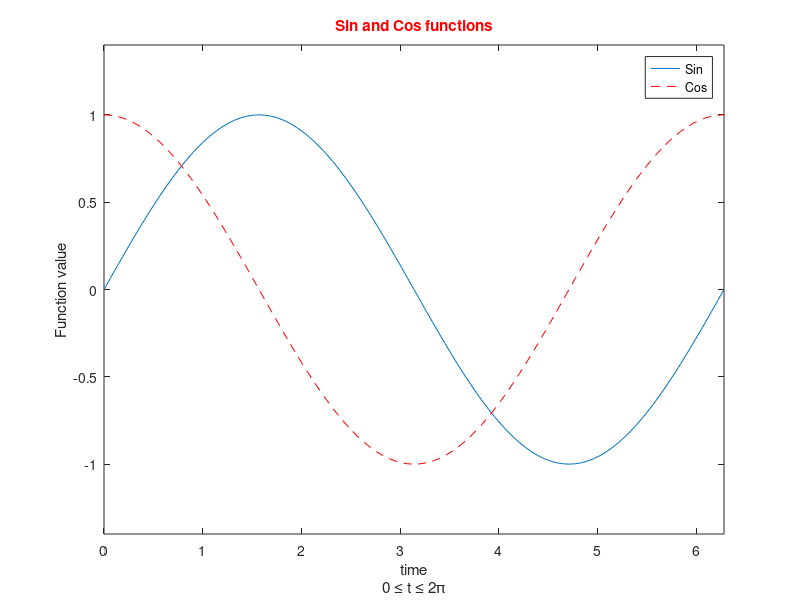

The MATLAB script that drew this image:
f = figure;
t = 0:2*pi/100:2*pi;
plot(t,sin(t))
hold on
plot(t,cos(t) ,'--r')
ylabel('Function value')
xlabel({'time','0 \leq t \leq 2\pi'})
title('Sin and Cos functions','Color','red')
legend('Sin','Cos')
xlim([0 2*pi])
ylim([-1.4 1.4])
